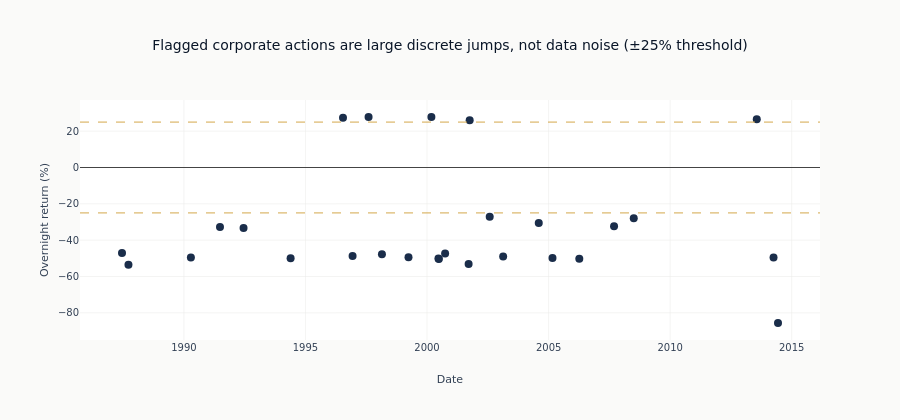

Here is the notebook cell this chart was saved with:
### Markdown cell above
Plotting every flagged event on one timeline shows what the 25% threshold
actually catches in an unadjusted panel: a handful of large, discrete
overnight jumps. The split ratios cluster near recognizable levels (2:1 splits
near −50%, the 2014 AAPL 7:1 near −85%), with a few large positive gaps. That
discrete, structured pattern is the signature of corporate actions, not the
continuous smear a data-corruption problem would leave.

### Code cell
fig = go.Figure(
    go.Scatter(
        x=events_table["date"].to_list(),
        y=events_table["overnight_pct"].to_list(),
        mode="markers",
        marker=dict(color=COLORS["slate"], size=8),
        text=events_table["symbol"].to_list(),
        hovertemplate="%{text}<br>%{x|%Y-%m-%d}: %{y:.1f}%<extra></extra>",
        name="Flagged event",
    )
)
fig.add_hline(y=25, line_dash="dash", line_color=COLORS["amber"], line_width=1)
fig.add_hline(y=-25, line_dash="dash", line_color=COLORS["amber"], line_width=1)
fig.update_layout(
    title="Flagged corporate actions are large discrete jumps, not data noise (±25% threshold)",
    xaxis_title="Date",
    yaxis_title="Overnight return (%)",
    height=420,
)
fig.show()

### Figure 1 — Plotly figure (JSON) as saved in the notebook; plotly's stock layout.template omitted (floating-point values rounded to 4 significant figures)
{"data": [{"hovertemplate": "%{text}<br>%{x|%Y-%m-%d}: %{y:.1f}%<extra></extra>", "marker": {"color": "#1a2d4a", "size": 8}, "mode": "markers", "name": "Flagged event", "text": ["AAPL", "AAPL", "AAPL", "AAPL", "AAPL", "AAPL", "AAPL", "MSFT", "MSFT", "MSFT", "MSFT", "MSFT", "MSFT", "MSFT", "MSFT", "MSFT", "GOOGL", "NVDA", "NVDA", "NVDA", "NVDA", "NVDA", "NVDA", "NVDA", "NVDA", "NVDA", "FB"], "type": "scatter", "x": ["1987-06-16", "1996-07-18", "1997-08-06", "2000-06-21", "2000-09-29", "2005-02-28", "2014-06-09", "1987-09-21", "1990-04-16", "1991-06-27", "1992-06-15", "1994-05-23", "1996-12-09", "1998-02-23", "1999-03-29", "2003-02-18", "2014-04-03", "2000-03-07", "2000-06-27", "2001-09-17", "2001-10-03", "2002-07-31", "2004-08-06", "2006-04-07", "2007-09-11", "2008-07-03", "2013-07-25"], "y": [-47.1, 27.4, 27.8, -50.1, -47.3, -49.8, -85.6, -53.5, -49.5, -32.8, -33.3, -49.9, -48.7, -47.8, -49.4, -49.0, -49.5, 27.8, -50.4, -53.1, 26.0, -27.1, -30.6, -50.3, -32.4, -28.0, 26.5]}], "layout": {"height": 420, "shapes": [{"line": {"color": "#D4A84B", "dash": "dash", "width": 1}, "type": "line", "x0": 0, "x1": 1, "xref": "x domain", "y0": 25, "y1": 25, "yref": "y"}, {"line": {"color": "#D4A84B", "dash": "dash", "width": 1}, "type": "line", "x0": 0, "x1": 1, "xref": "x domain", "y0": -25, "y1": -25, "yref": "y"}], "title": {"text": "Flagged corporate actions are large discrete jumps, not data noise (±25% threshold)"}, "xaxis": {"title": {"text": "Date"}}, "yaxis": {"title": {"text": "Overnight return (%)"}}}}
